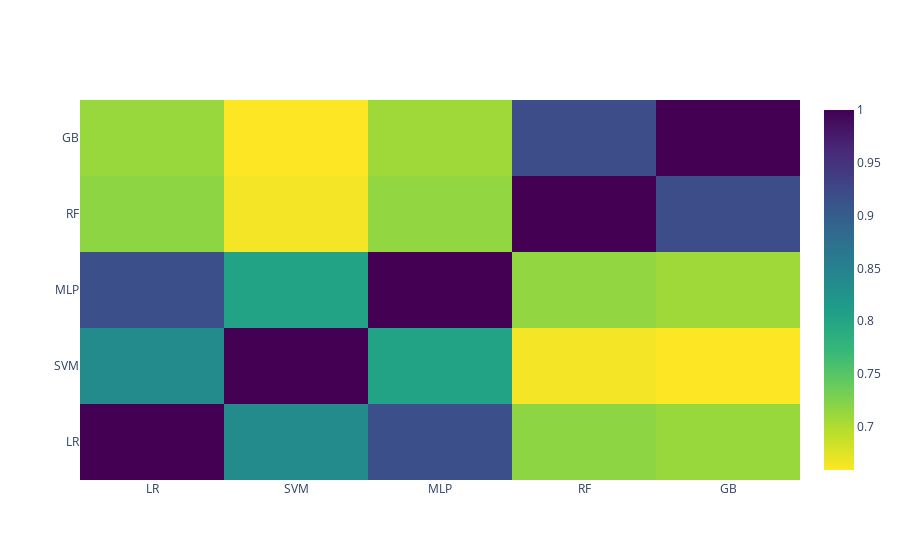

Here is the notebook cell this chart was saved with:
### Markdown cell above
## Ensembling Model: Second-Level Predictions from First-Level Output

### Code cell
# using trainset predictions
base_predictions_train = pd.DataFrame({
    "LR": logisticregression.predict(X_train),
    "SVM": svm.predict(X_train),
    "MLP": mlperceptron.predict(X_train),
    "RF": randomforest.predict(X_train),
    "GB": gradientboosting.predict(X_train)})

# correlation heatmap of all models
data = [go.Heatmap(
        z = base_predictions_train.astype(int).corr().values,
        x = base_predictions_train.columns.values,
        y = base_predictions_train.columns.values,
        colorscale = "Viridis",
        showscale = True,
        reversescale = True)]
py.iplot(data, filename = "labelled-heatmap")

### Figure 1 — Plotly figure (JSON) as saved in the notebook; plotly's stock layout.template omitted (floating-point values rounded to 4 significant figures)
{"data": [{"colorscale": [[0, "#440154"], [0.1111, "#482878"], [0.2222, "#3e4989"], [0.3333, "#31688e"], [0.4444, "#26828e"], [0.5556, "#1f9e89"], [0.6667, "#35b779"], [0.7778, "#6ece58"], [0.8889, "#b5de2b"], [1, "#fde725"]], "reversescale": true, "showscale": true, "type": "heatmap", "x": ["LR", "SVM", "MLP", "RF", "GB"], "y": ["LR", "SVM", "MLP", "RF", "GB"], "z": [[1, 0.8362, 0.9165, 0.7176, 0.7119], [0.8362, 1, 0.8032, 0.6638, 0.659], [0.9165, 0.8032, 1, 0.7156, 0.709], [0.7176, 0.6638, 0.7156, 1, 0.9189], [0.7119, 0.659, 0.709, 0.9189, 1]]}], "layout": {}}
